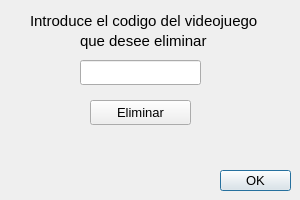
<?xml version="1.0" encoding="UTF-8"?>
<ui version="4.0">
 <class>Dialog</class>
 <widget class="QDialog" name="Dialog">
  <property name="geometry">
   <rect>
    <x>0</x>
    <y>0</y>
    <width>300</width>
    <height>200</height>
   </rect>
  </property>
  <property name="minimumSize">
   <size>
    <width>300</width>
    <height>200</height>
   </size>
  </property>
  <property name="maximumSize">
   <size>
    <width>300</width>
    <height>200</height>
   </size>
  </property>
  <property name="baseSize">
   <size>
    <width>300</width>
    <height>200</height>
   </size>
  </property>
  <property name="windowTitle">
   <string>Dialog</string>
  </property>
  <widget class="QDialogButtonBox" name="btnSalir">
   <property name="geometry">
    <rect>
     <x>220</x>
     <y>170</y>
     <width>71</width>
     <height>21</height>
    </rect>
   </property>
   <property name="font">
    <font>
     <pointsize>10</pointsize>
    </font>
   </property>
   <property name="orientation">
    <enum>Qt::Vertical</enum>
   </property>
   <property name="standardButtons">
    <set>QDialogButtonBox::Ok</set>
   </property>
  </widget>
  <widget class="QLabel" name="label">
   <property name="geometry">
    <rect>
     <x>30</x>
     <y>10</y>
     <width>231</width>
     <height>21</height>
    </rect>
   </property>
   <property name="font">
    <font>
     <pointsize>11</pointsize>
    </font>
   </property>
   <property name="text">
    <string>Introduce el codigo del videojuego </string>
   </property>
  </widget>
  <widget class="QLabel" name="label_2">
   <property name="geometry">
    <rect>
     <x>80</x>
     <y>30</y>
     <width>131</width>
     <height>21</height>
    </rect>
   </property>
   <property name="font">
    <font>
     <pointsize>11</pointsize>
    </font>
   </property>
   <property name="text">
    <string>que desee eliminar</string>
   </property>
  </widget>
  <widget class="QLineEdit" name="leCodigo">
   <property name="geometry">
    <rect>
     <x>80</x>
     <y>60</y>
     <width>121</width>
     <height>25</height>
    </rect>
   </property>
   <property name="font">
    <font>
     <pointsize>10</pointsize>
    </font>
   </property>
  </widget>
  <widget class="QPushButton" name="btnEliminar">
   <property name="geometry">
    <rect>
     <x>90</x>
     <y>100</y>
     <width>101</width>
     <height>25</height>
    </rect>
   </property>
   <property name="font">
    <font>
     <pointsize>10</pointsize>
    </font>
   </property>
   <property name="text">
    <string>Eliminar</string>
   </property>
  </widget>
 </widget>
 <resources/>
 <connections>
  <connection>
   <sender>btnSalir</sender>
   <signal>accepted()</signal>
   <receiver>Dialog</receiver>
   <slot>accept()</slot>
   <hints>
    <hint type="sourcelabel">
     <x>248</x>
     <y>254</y>
    </hint>
    <hint type="destinationlabel">
     <x>157</x>
     <y>274</y>
    </hint>
   </hints>
  </connection>
  <connection>
   <sender>btnSalir</sender>
   <signal>rejected()</signal>
   <receiver>Dialog</receiver>
   <slot>reject()</slot>
   <hints>
    <hint type="sourcelabel">
     <x>316</x>
     <y>260</y>
    </hint>
    <hint type="destinationlabel">
     <x>286</x>
     <y>274</y>
    </hint>
   </hints>
  </connection>
 </connections>
</ui>
